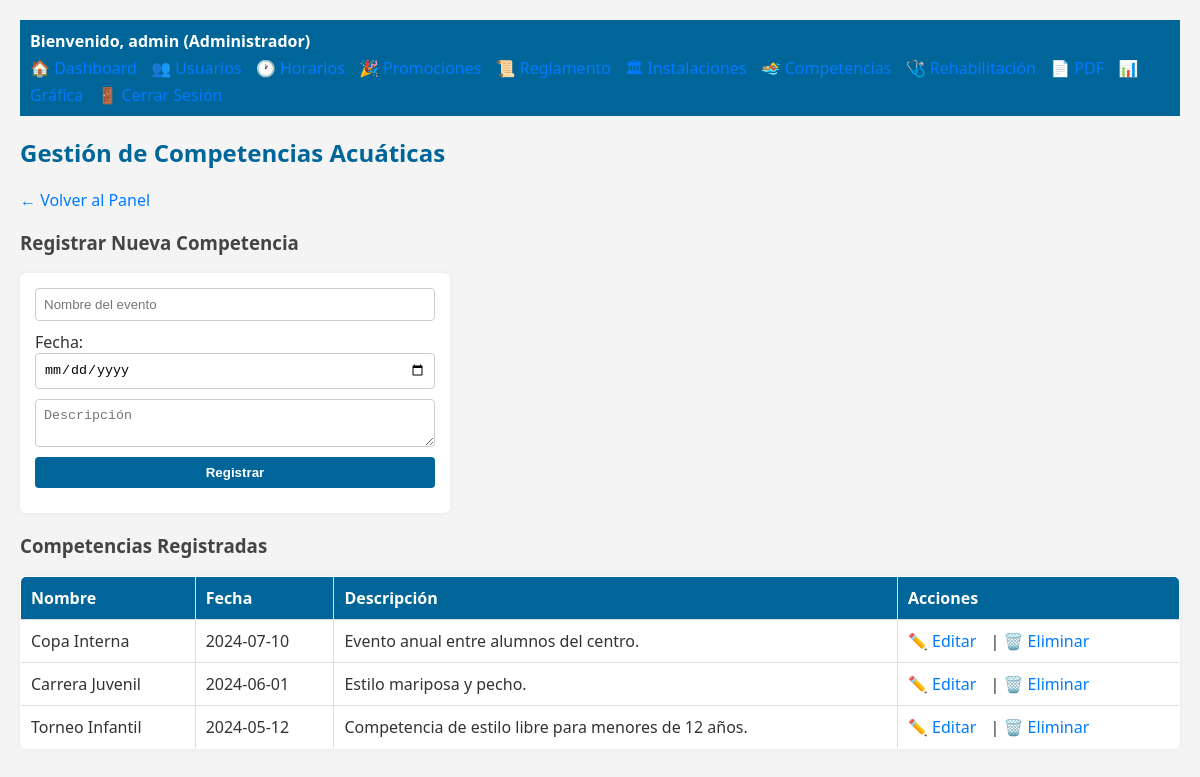
The app's page /admin/gestionar_competencias.php (signed in) with its own data.
### tables this page shows
CREATE TABLE competencias (
    id INT AUTO_INCREMENT PRIMARY KEY,
    nombre VARCHAR(100),
    fecha DATE,
    descripcion TEXT
);

### admin/gestionar_competencias.php (the view, shortened to what this page needs)
<?php
require_once '../database/conexion.php';
include '../includes/navbar.php';
$sql = $conn->query("SELECT * FROM competencias ORDER BY fecha DESC");
$competencias = $sql->fetchAll(PDO::FETCH_ASSOC);
?>
<!DOCTYPE html>
<html lang="es">
<head>
    <link rel="stylesheet" href="../assets/estilos.css">
</head>
<body>
    <h2>Gestión de Competencias Acuáticas</h2>
    <a href="dashboard.php">← Volver al Panel</a>
    <h3>Registrar Nueva Competencia</h3>
    <form method="post">
        <input type="text" name="nombre" placeholder="Nombre del evento" required><br>
        <label>Fecha:</label>
        <input type="date" name="fecha" required><br>
        <textarea name="descripcion" placeholder="Descripción" required></textarea><br>
        <button type="submit">Registrar</button>
    </form>
    <h3>Competencias Registradas</h3>
    <table border="1" cellpadding="10">
        <thead>
            <tr>
                <th>Nombre</th>
                <th>Fecha</th>
                <th>Descripción</th>
                <th>Acciones</th>
            </tr>
        </thead>
        <tbody>
            <?php foreach ($competencias as $c): ?>
            <tr>
                <td><?= $c['nombre'] ?></td>
                <td><?= $c['fecha'] ?></td>
                <td><?= $c['descripcion'] ?></td>
                <td>
                    <a href="editar_competencia.php?id=<?= $c['id'] ?>">✏️ Editar</a> |
                    <a href="eliminar_competencia.php?id=<?= $c['id'] ?>" onclick="return confirm('¿Eliminar esta competencia?')">🗑️ Eliminar</a>
                </td>
            </tr>
            <?php endforeach; ?>
        </tbody>
    </table>
</body>
</html>

### assets/estilos.css (style rules this page uses)
body { font-family: 'Segoe UI', sans-serif; background-color: #f4f4f4; margin: 0; padding: 20px; color: #333; }
h2 { color: #006699; }
h3 { color: #444; }
a { text-decoration: none; color: #007BFF; margin-right: 10px; }
form { background-color: #ffffff; padding: 15px; margin-bottom: 20px; border-radius: 6px; box-shadow: 0 0 8px rgba(0,0,0,0.05); max-width: 400px; }
form input, form select, form textarea, form button { width: 100%; margin-bottom: 10px; padding: 8px; border-radius: 4px; border: 1px solid #ccc; }
form button { background-color: #006699; color: white; font-weight: bold; cursor: pointer; border: none; }
table { width: 100%; border-collapse: collapse; background-color: #fff; border-radius: 6px; box-shadow: 0 0 6px rgba(0,0,0,0.05); overflow: hidden; }
table th, table td { border: 1px solid #ddd; padding: 10px; text-align: left; }
table th { background-color: #006699; color: white; }

### records on screen
competencias: nombre "Copa Interna", fecha "2024-07-10", descripcion "Evento anual entre alumnos del centro."
competencias: nombre "Carrera Juvenil", fecha "2024-06-01", descripcion "Estilo mariposa y pecho."
competencias: nombre "Torneo Infantil", fecha "2024-05-12", descripcion "Competencia de estilo libre para menores de 12 años."

### other values on screen
$usuario "admin"
$nivel "Administrador"
